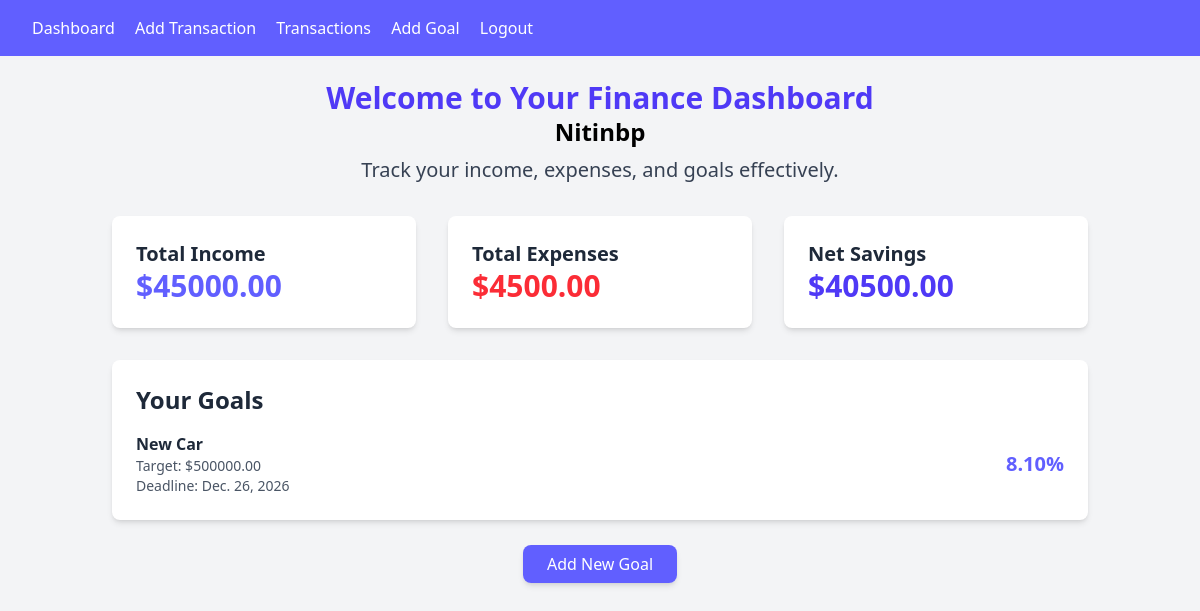
The app's page / (signed in) with its own data.
### finance/models.py (models this page shows, shortened)
class Goal(models.Model):
    user = models.ForeignKey(User, on_delete=models.CASCADE)
    name = models.CharField(max_length=255)
    target_amount = models.DecimalField(max_digits=10, decimal_places=2)
    deadline = models.DateField()

### finance/views.py (the view)
# urls.py: path('', DashboardView.as_view(), name='dashboard'),
class DashboardView(LoginRequiredMixin, View):
  def get(self, request, *args, **kwargs):
    transactions = Transaction.objects.filter(user = request.user)
    goals = Goal.objects.filter(user = request.user)
    total_income = Transaction.objects.filter(user = request.user, transaction_type='Income').aggregate(Sum('amount'))['amount__sum'] or 0
    total_expense = Transaction.objects.filter(user = request.user, transaction_type='Expense').aggregate(Sum('amount'))['amount__sum'] or 0
    net_savings = total_income - total_expense
    remaining_savings = net_savings
    goal_progress = []
    for goal in goals:
      if remaining_savings >= goal.target_amount:
        goal_progress.append({'goal':goal, 'progress': 100})
        remaining_savings -= goal.target_amount
      elif remaining_savings > 0:
        progress = (remaining_savings / goal.target_amount) * 100
        goal_progress.append({'goal': goal, 'progress': progress})
        remaining_savings = 0
      else:
        goal_progress.append({'goal': goal, 'progress': 0})
    context = {
      'transactions': transactions,
      'total_income': total_income,
      'total_expense': total_expense,
      'net_savings': net_savings,
      'goal_progress': goal_progress,
    }
    return render(request, 'finance/dashboard.html', context)

### finance/templates/finance/dashboard.html (shortened to what this page needs)
{% extends "finance/base.html" %}
{% block content %}
<div class="container mx-auto p-6">
  <div class="text-center mb-8">
    <h1 class="text-3xl font-bold text-indigo-600">Welcome to Your Finance Dashboard</h1>
    <h1 class="text-2xl font-bold">{{request.user|capfirst}}</h1>
    <p class="text-xl text-gray-700 mt-2">Track your income, expenses, and goals effectively.</p>
  </div>
  <div class="grid grid-cols-1 sm:grid-cols-2 lg:grid-cols-3 gap-8 mb-8">
    <div class="bg-white p-6 rounded-lg shadow-md">
        <h2 class="text-xl font-semibold text-gray-800">Total Income</h2>
        <p class="text-3xl font-bold text-indigo-500">${{ total_income|floatformat:2 }}</p>
    </div>
    <div class="bg-white p-6 rounded-lg shadow-md">
        <h2 class="text-xl font-semibold text-gray-800">Total Expenses</h2>
        <p class="text-3xl font-bold text-red-500">${{ total_expense|floatformat:2 }}</p>
    </div>
    <div class="bg-white p-6 rounded-lg shadow-md">
        <h2 class="text-xl font-semibold text-gray-800">Net Savings</h2>
        <p class="text-3xl font-bold text-indigo-600">${{ net_savings|floatformat:2 }}</p>
    </div>
  </div>
  <div class="bg-white p-6 rounded-lg shadow-md mb-8">
    <h2 class="text-2xl font-semibold text-gray-800 mb-4">Your Goals</h2>
    <ul class="space-y-4">
        {% for item in goal_progress %}
        <li class="flex justify-between items-center">
            <div class="text-gray-800">
                <p class="font-semibold">{{ item.goal.name }}</p>
                <p class="text-sm text-gray-600">Target: ${{ item.goal.target_amount|floatformat:2 }}</p>
                <p class="text-sm text-gray-600">Deadline: {{ item.goal.deadline }}</p>
            </div>
            <div class="text-right">
                <p class="text-xl font-bold text-indigo-500">{{ item.progress|floatformat:2 }}%</p>
            </div>
        </li>
        {% endfor %}
    </ul>
  </div>
  <div class="text-center">
    <a href="{% url 'goal_add' %}" class="bg-indigo-500 text-white px-6 py-2 rounded-lg shadow-md hover:bg-indigo-600 transition">Add New Goal</a>
  </div>
</div>
{% endblock content %}

### finance/templates/finance/base.html (shortened to what this page needs)
<!DOCTYPE html>
<html lang="en">
<head>
  <script src="https://cdn.jsdelivr.net/npm/@tailwindcss/browser@4"></script>
</head>
<body class="bg-gray-100">
  <nav class="bg-indigo-500 p-4 text-white">
    {% if user.is_authenticated %}
      <a href="{% url 'dashboard' %}" class="mx-4">Dashboard</a>
      <a href="{% url 'transaction_add' %}">Add Transaction</a>
      <a href="{% url 'transaction_list' %}" class="mx-4">Transactions</a>
      <a href="{% url 'goal_add' %}">Add Goal</a>
      <form id="logout-form" action="{% url 'logout' %}" method="POST" style="display: inline;">
        <a href="#" onclick="document.getElementById('logout-form').submit();" class="mx-4">Logout</a>
      </form>
    {% else %}
      <a href="{% url 'login' %}" class="ml-4">Login</a>
      <a href="{% url 'register' %}" class="ml-4">Register</a>
    {% endif %}
   </nav>
  {% block content %}{% endblock content %}
</body>
</html>

### records on screen
Goal: goal.name "New Car", goal.target_amount "500000.00", goal.deadline "Dec. 26, 2026", progress "8.10"

### other values on screen
{{ request.user|capfirst }} "Nitinbp"
{{ total_income|floatformat:2 }} "45000.00"
{{ total_expense|floatformat:2 }} "4500.00"
{{ net_savings|floatformat:2 }} "40500.00"
